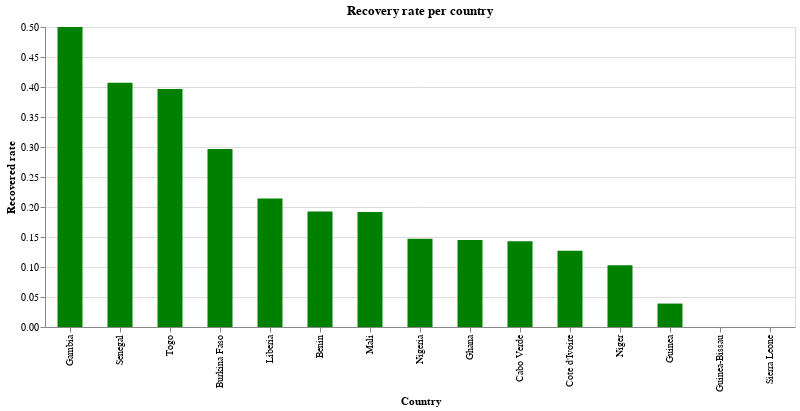

The cell this chart's notebook holds for it:
### Markdown cell above
### Recovery rate per country

### Code cell
alt.Chart(source).mark_bar(size = 25).encode(x = alt.X('Country', sort='-y'), y = 'Recovered rate', color = alt.value('green'),).properties(width = alt.Step(50), height = 300, title = 'Recovery rate per country').interactive()

### Figure 1 — Vega-Lite specification as saved in the notebook (floating-point values rounded to 4 significant figures)
{"config": {"view": {"continuousWidth": 400, "continuousHeight": 300}}, "data": {"name": "data-1a54c6b2806401388484e8999d774b54"}, "mark": {"type": "bar", "size": 25}, "encoding": {"color": {"value": "green"}, "x": {"type": "nominal", "field": "Country", "sort": "-y"}, "y": {"type": "quantitative", "field": "Recovered rate"}}, "height": 300, "selection": {"selector004": {"type": "interval", "bind": "scales", "encodings": ["x", "y"]}}, "title": "Recovery rate per country", "width": {"step": 50}, "$schema": "https://vega.github.io/schema/vega-lite/v4.0.2.json", "datasets": {"data-1a54c6b2806401388484e8999d774b54": [{"Country": "Burkina Faso", "Lat": 12.24, "Long": -1.562, "Date": "2020-04-06T00:00:00", "Confirmed_cases": 364, "Dead": 18, "Recovered": 108, "ill people": 256, "Death rate": 0.04945, "Recovered rate": 0.2967}, {"Country": "Cote d'Ivoire", "Lat": 7.54, "Long": -5.547, "Date": "2020-04-06T00:00:00", "Confirmed_cases": 323, "Dead": 3, "Recovered": 41, "ill people": 282, "Death rate": 0.009288, "Recovered rate": 0.1269}, {"Country": "Niger", "Lat": 17.61, "Long": 8.082, "Date": "2020-04-06T00:00:00", "Confirmed_cases": 253, "Dead": 10, "Recovered": 26, "ill people": 227, "Death rate": 0.03953, "Recovered rate": 0.1028}, {"Country": "Nigeria", "Lat": 9.082, "Long": 8.675, "Date": "2020-04-06T00:00:00", "Confirmed_cases": 238, "Dead": 5, "Recovered": 35, "ill people": 203, "Death rate": 0.02101, "Recovered rate": 0.1471}, {"Country": "Senegal", "Lat": 14.5, "Long": -14.45, "Date": "2020-04-06T00:00:00", "Confirmed_cases": 226, "Dead": 2, "Recovered": 92, "ill people": 134, "Death rate": 0.00885, "Recovered rate": 0.4071}, {"Country": "Ghana", "Lat": 7.947, "Long": -1.023, "Date": "2020-04-06T00:00:00", "Confirmed_cases": 214, "Dead": 5, "Recovered": 31, "ill people": 183, "Death rate": 0.02336, "Recovered rate": 0.1449}, {"Country": "Guinea", "Lat": 9.946, "Long": -9.697, "Date": "2020-04-06T00:00:00", "Confirmed_cases": 128, "Dead": 0, "Recovered": 5, "ill people": 123, "Death rate": 0.0, "Recovered rate": 0.03906}, {"Country": "Togo", "Lat": 8.62, "Long": 0.8248, "Date": "2020-04-06T00:00:00", "Confirmed_cases": 58, "Dead": 3, "Recovered": 23, "ill people": 35, "Death rate": 0.05172, "Recovered rate": 0.3966}, {"Country": "Mali", "Lat": 17.57, "Long": -3.996, "Date": "2020-04-06T00:00:00", "Confirmed_cases": 47, "Dead": 5, "Recovered": 9, "ill people": 38, "Death rate": 0.1064, "Recovered rate": 0.1915}, {"Country": "Benin", "Lat": 9.308, "Long": 2.316, "Date": "2020-04-06T00:00:00", "Confirmed_cases": 26, "Dead": 1, "Recovered": 5, "ill people": 21, "Death rate": 0.03846, "Recovered rate": 0.1923}, {"Country": "Guinea-Bissau", "Lat": 11.8, "Long": -15.18, "Date": "2020-04-06T00:00:00", "Confirmed_cases": 18, "Dead": 0, "Recovered": 0, "ill people": 18, "Death rate": 0.0, "Recovered rate": 0.0}, {"Country": "Liberia", "Lat": 6.428, "Long": -9.43, "Date": "2020-04-06T00:00:00", "Confirmed_cases": 14, "Dead": 3, "Recovered": 3, "ill people": 11, "Death rate": 0.2143, "Recovered rate": 0.2143}, {"Country": "Cabo Verde", "Lat": 16.54, "Long": -23.04, "Date": "2020-04-06T00:00:00", "Confirmed_cases": 7, "Dead": 1, "Recovered": 1, "ill people": 6, "Death rate": 0.1429, "Recovered rate": 0.1429}, {"Country": "Sierra Leone", "Lat": 8.461, "Long": -11.78, "Date": "2020-04-06T00:00:00", "Confirmed_cases": 6, "Dead": 0, "Recovered": 0, "ill people": 6, "Death rate": 0.0, "Recovered rate": 0.0}, {"Country": "Gambia", "Lat": 13.44, "Long": -15.31, "Date": "2020-04-06T00:00:00", "Confirmed_cases": 4, "Dead": 1, "Recovered": 2, "ill people": 2, "Death rate": 0.25, "Recovered rate": 0.5}]}}
